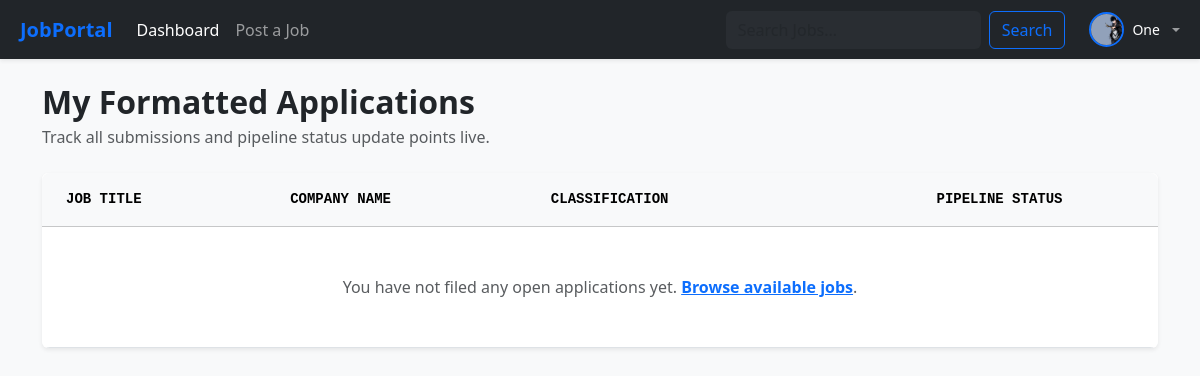
Page /myApply/ (signed in) on the committed database.
### JobApp/models.py (models this page shows, shortened)
class UserModel(AbstractUser):
    USER_TYPE = [
        ('JobSeeker', 'JobSeeker'),
        ('Recruiter', 'Recruiter')
    ]
    display_name = models.CharField(max_length=100)
    user_type = models.CharField(max_length=100, choices=USER_TYPE)

class RecruiterModel(models.Model):
    user = models.ForeignKey(UserModel, on_delete=models.CASCADE)
    name = models.CharField(max_length=100, null=True, blank=True)
    company_name = models.CharField(max_length=100, null=True, blank=True)
    address = models.CharField(max_length=100, null=True, blank=True)
    contact = models.CharField(max_length=100, null=True, blank=True)
    profile = models.ImageField(upload_to='media/profile', null=True, blank=True)

### JobApp/views.py (the view)
# urls.py: path('myApply/',myApplyPage,name='myApply'),
@login_required
def myApplyPage(req):
    try:
        user = JobSeekerModel.objects.get(user=req.user)
    except JobSeekerModel.DoesNotExist:
        return redirect('jobSeeker')
    data = ApplyJobModel.objects.filter(job_seeker=user)
    context = {
        'data':data
    }
    return render(req,'pages/myApply.html',context)

### JobApp/templates/pages/myApply.html
{% extends "base/base.html" %}
{% block content %}
<div class="my-4">
    <h2 class="fw-bold mb-1">My Formatted Applications</h2>
    <p class="text-muted">Track all submissions and pipeline status update points live.</p>
</div>
<div class="card shadow-sm border-0">
    <div class="table-responsive rounded-3">
        <table class="table table-hover align-middle mb-0">
            <thead class="table-light text-uppercase font-monospace small">
                <tr>
                    <th scope="col" class="ps-4 py-3">Job Title</th>
                    <th scope="col" class="py-3">Company Name</th>
                    <th scope="col" class="py-3">Classification</th>
                    <th scope="col" class="py-3 text-center">Pipeline Status</th>
                </tr>
            </thead>
            <tbody>
                {% for application in data %}
                <tr>
                    <td class="ps-4">
                        <span class="fw-bold text-dark d-block">{{ application.job.title }}</span>
                    </td>
                    <td>{{ application.job.user.company_name|default:"Unassigned Corporate Identity" }}</td>
                    <td>
                        <span class="badge bg-light text-dark border px-2.5 py-1.5">{{ application.job.catagory }}</span>
                    </td>
                    <td class="text-center pe-4">
                        {% if application.status == "Pending" %}
                            <span class="badge bg-warning-subtle text-warning border border-warning-subtle px-3 py-2 rounded-pill fw-semibold">Under Review</span>
                        {% elif application.status == "ShortList" %}
                            <span class="badge bg-success-subtle text-success border border-success-subtle px-3 py-2 rounded-pill fw-semibold">Shortlisted</span>
                        {% else %}
                            <span class="badge bg-danger-subtle text-danger border border-danger-subtle px-3 py-2 rounded-pill fw-semibold">Archived / Rejected</span>
                        {% endif %}
                    </td>
                </tr>
                {% empty %}
                <tr>
                    <td colspan="4" class="text-center py-5 text-muted">
                        You have not filed any open applications yet. <a href="{% url 'dashboard' %}" class="fw-semibold">Browse available jobs</a>.
                    </td>
                </tr>
                {% endfor %}
            </tbody>
        </table>
    </div>
</div>
{% endblock content %}

### JobApp/templates/base/nav.html (shortened to what this page needs)
<nav class="navbar navbar-expand-lg navbar-dark bg-dark shadow-sm">
  <div class="container-fluid">
    <a class="navbar-brand fw-bold text-primary" href="{% url 'dashboard' %}">
      JobPortal
    </a>
    <div class="collapse navbar-collapse" id="navbarSupportedContent">
      <ul class="navbar-nav me-auto mb-2 mb-lg-0 align-items-lg-center">
        <li class="nav-item">
          <a class="nav-link active" aria-current="page" href="{% url 'dashboard' %}">Dashboard</a>
        </li>
        {% if request.user.is_authenticated %}
          {% if request.user.user_type == "Recruiter" %}
          <li class="nav-item">
            <a class="nav-link" href="{% url 'jobPost' %}">Post a Job</a>
          </li>
          {% endif %}
        {% endif %}
      </ul>
      {% if request.user.is_authenticated %}
        <form class="d-flex me-lg-3 my-2 my-lg-0" role="search" method="get">
          <input class="form-control me-2 bg-secondary bg-opacity-10 border-0 text-white" name="query" type="search" placeholder="Search Jobs..." aria-label="Search"/>
          <button class="btn btn-outline-primary" type="submit">Search</button>
        </form>
      {% endif %}
      <ul class="navbar-nav mb-2 mb-lg-0">
        {% if request.user.is_authenticated %}
          <li class="nav-item dropdown">
            <a class="nav-link dropdown-toggle d-flex align-items-center gap-2 py-1" href="#" role="button" data-bs-toggle="dropdown" aria-expanded="false">
              <div class="position-relative d-inline-block">
                {% if request.user.user_type == "Recruiter" and request.user.recruitermodel_set.first.profile %}
                  <img src="{{ request.user.recruitermodel_set.first.profile.url }}" alt="Profile" class="rounded-circle border border-2 border-primary" style="width: 35px; height: 35px; object-fit: cover;">
                {% elif request.user.user_type == "JobSeeker" and request.user.jobseekermodel_set.first.profile %}
                  <img src="{{ request.user.jobseekermodel_set.first.profile.url }}" alt="Profile" class="rounded-circle border border-2 border-primary" style="width: 35px; height: 35px; object-fit: cover;">
                {% else %}
                  <div class="bg-primary text-white rounded-circle d-flex align-items-center justify-content-center border border-2 border-primary" style="width: 35px; height: 35px;">
                    <span class="fw-bold small">{{ request.user.username|slice:":1"|upper }}</span>
                  </div>
                {% endif %}
              </div>
              <span class="text-white small fw-medium d-none d-sm-inline">
                {{ request.user.display_name|default:request.user.username }}
              </span>
            </a>
          </li>
        {% endif %}
      </ul>
    </div>
  </div>
</nav>

### rows in the picture
UserModel: user.recruitermodel_set.first.profile (picture), user.display_name "One"
